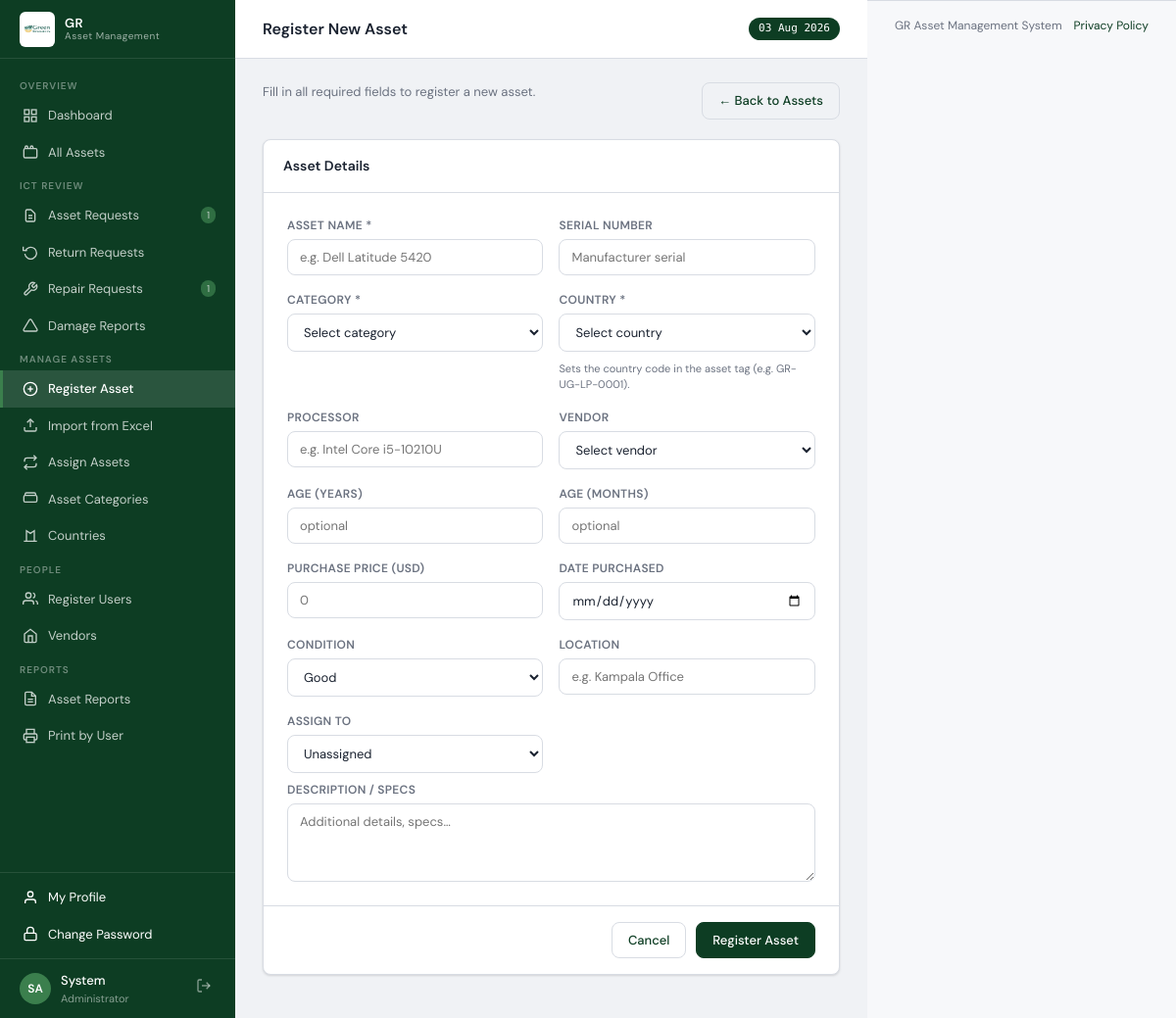
Screenshot of /assets/new (signed in) with the database file from the repository.
### models.py (models this page shows, shortened)
class User(UserMixin, db.Model):
    __tablename__ = 'users'
    id            = db.Column(db.Integer, primary_key=True)
    username      = db.Column(db.String(80),  unique=True, nullable=False)
    password_hash = db.Column(db.String(256), nullable=False)
    name          = db.Column(db.String(150), nullable=False)
    email         = db.Column(db.String(150))
    department    = db.Column(db.String(100))
    project_id    = db.Column(db.Integer, db.ForeignKey('projects.id'))
    role          = db.Column(db.String(20),  nullable=False, default='user')
    status        = db.Column(db.String(20),  nullable=False, default='active')
    force_password_change = db.Column(db.Boolean, nullable=False, default=False)
    created_at    = db.Column(db.DateTime,    default=datetime.utcnow)
    assigned_assets = db.relationship('Asset', foreign_keys='Asset.assigned_to_id',
                                      backref='assigned_user', lazy='dynamic')
    project         = db.relationship('Project', backref='users')
    return_records  = db.relationship('ReturnRecord', backref='user',
                                      foreign_keys='ReturnRecord.user_id', lazy='dynamic')
    @property
    def initials(self):
        p = self.name.split()
        return ''.join(x[0] for x in p[:2]).upper()
    session_token = db.Column(db.String(128), nullable=True)
    last_login_at = db.Column(db.DateTime)
    last_login_ip = db.Column(db.String(100))
    @property
    def role_label(self):
        from models import Role
        role = Role.query.filter_by(name=self.role).first()
        if role:
            return role.label
        return {'admin':'Administrator','finance':'Finance Officer','user':'Staff User'}.get(self.role, self.role)

class Role(db.Model):
    __tablename__ = 'roles'
    id          = db.Column(db.Integer, primary_key=True)
    name        = db.Column(db.String(50), unique=True, nullable=False)
    label       = db.Column(db.String(100), nullable=False)
    description = db.Column(db.Text)
    created_at  = db.Column(db.DateTime, default=datetime.utcnow)

### routes/assets.py (the view, shortened to what this page needs)
@assets_bp.route('/new', methods=['GET', 'POST'])
@login_required
@admin_required
def new():
    categories = AssetCategory.query.order_by(AssetCategory.name).all()
    projects   = Project.query.filter_by(status='active').order_by(Project.name).all()
    vendors    = Vendor.query.order_by(Vendor.name).all()
    users      = User.query.filter_by(status='active').order_by(User.name).all()
    return render_template('assets/form.html',
                           categories=categories, projects=projects,
                           vendors=vendors, users=users,
                           asset=None, title='Register New Asset')

### templates/assets/form.html (shortened to what this page needs)
{% extends 'base.html' %}
{% block page_title %}{{ title }}{% endblock %}
{% block content %}
<div class="page-title">
  <div class="page-title-text"><p>{% if asset %}Edit asset details below.{% else %}Fill in all required fields to register a new asset.{% endif %}</p></div>
  <a href="{{ url_for('assets.index') }}" class="btn btn-outline">← Back to Assets</a>
</div>
<form method="POST">
  <div class="card" style="max-width:900px">
    <div class="card-header"><h2>Asset Details</h2></div>
    <div style="padding:24px">
      <div class="form-grid form-grid-2">
        <div class="form-group"><label>Asset Name *</label><input name="name" value="{{ asset.name if asset else '' }}" placeholder="e.g. Dell Latitude 5420" required></div>
        <div class="form-group"><label>Serial Number</label><input name="serial_number" value="{{ asset.serial_number if asset else '' }}" placeholder="Manufacturer serial"></div>
        <div class="form-group">
          <label>Category *</label>
          <select name="category_id" required>
            <option value="">Select category</option>
          </select>
        </div>
        <div class="form-group">
          <label>Country *</label>
          <select name="project_id" required>
            <option value="">Select country</option>
          </select>
          {% if not asset %}<span style="font-size:11px;color:var(--text-muted);display:block;margin-top:4px">Sets the country code in the asset tag (e.g. GR-UG-LP-0001).</span>{% endif %}
        </div>
        <div class="form-group">
          <label>Processor</label>
          <input name="processor" value="{{ asset.processor if asset else '' }}" placeholder="e.g. Intel Core i5-10210U">
        </div>
        <div class="form-group">
          <label>Vendor</label>
          <select name="vendor_id">
            <option value="">Select vendor</option>
          </select>
        </div>
        <div class="form-group">
          <label>Age (years)</label>
          <input name="age_years" type="number" min="0" value="{{ asset.age_years if asset and asset.age_years is not none else '' }}" placeholder="optional">
        </div>
        <div class="form-group">
          <label>Age (months)</label>
          <input name="age_months" type="number" min="0" max="11" value="{{ asset.age_months if asset and asset.age_months is not none else '' }}" placeholder="optional">
        </div>
        <div class="form-group"><label>Purchase Price (USD)</label><input name="price" type="number" value="{{ asset.price if asset else '' }}" placeholder="0"></div>
        <div class="form-group"><label>Date Purchased</label><input name="date_purchased" type="date" value="{{ asset.date_purchased.isoformat() if asset and asset.date_purchased else '' }}"></div>
        <div class="form-group">
          <label>Condition</label>
          <select name="condition">
            {% for c in ['new','good','fair','poor'] %}<option value="{{ c }}" {% if asset and asset.condition == c %}selected{% elif not asset and c == 'good' %}selected{% endif %}>{{ c|title }}</option>{% endfor %}
          </select>
        </div>
        <div class="form-group"><label>Location</label><input name="location" value="{{ asset.location if asset else '' }}" placeholder="e.g. Kampala Office"></div>
        <div class="form-group">
          <label>Assign To</label>
          <select name="assigned_to_id">
            <option value="">Unassigned</option>
          </select>
        </div>
      </div>
      <div class="form-group mt-2"><label>Description / Specs</label><textarea name="description" placeholder="Additional details, specs…">{{ asset.description if asset else '' }}</textarea></div>
    </div>
    <div style="padding:16px 24px;border-top:1px solid var(--border);display:flex;justify-content:flex-end;gap:10px">
      <a href="{{ url_for('assets.index') }}" class="btn btn-outline">Cancel</a>
      <button type="submit" class="btn btn-primary">{{ 'Save Changes' if asset else 'Register Asset' }}</button>
    </div>
  </div>
</form>
{% endblock %}

### templates/base.html (shortened to what this page needs)
<!DOCTYPE html>
<html lang="en" data-app-build="2026-07-08-staff-portal">
<head>
</head>
<body>
<div id="app">
  <div id="sidebar">
    <div class="sidebar-logo">
      <img src="{{ url_for('static', filename='img/GR.jpg') }}"
           alt="GR Logo"
           style="width:36px;height:36px;object-fit:contain;border-radius:6px;flex-shrink:0;background:#fff;padding:2px;">
      <div class="logo-text">GR<div class="logo-sub">Asset Management</div></div>
    </div>
    <nav class="sidebar-nav">
      <div class="nav-section">Overview</div>
      <a href="{{ url_for('main.dashboard') }}" class="nav-item {% if request.endpoint == 'main.dashboard' %}active{% endif %}">
        <svg viewBox="0 0 24 24" fill="none" stroke="currentColor" stroke-width="2"><rect x="3" y="3" width="7" height="7"/><rect x="14" y="3" width="7" height="7"/><rect x="14" y="14" width="7" height="7"/><rect x="3" y="14" width="7" height="7"/></svg>
        Dashboard
      </a>
      <a href="{{ url_for('assets.index') }}" class="nav-item {% if request.endpoint in ('assets.index', 'assets.detail') %}active{% endif %}">
        <svg viewBox="0 0 24 24" fill="none" stroke="currentColor" stroke-width="2"><rect x="2" y="7" width="20" height="14" rx="2"/><path d="M16 7V5a2 2 0 0 0-4 0v2"/><path d="M8 7V5a2 2 0 0 0-4 0v2"/></svg>
        {% if is_staff_portal %}My Assets{% else %}All Assets{% endif %}
      </a>
      {% if current_user.role in ('admin', 'finance') %}
      <div class="nav-section">ICT Review</div>
      <a href="{% if current_user.role == 'finance' %}{{ url_for('requests.asset_requests', review=1) }}{% else %}{{ url_for('requests.asset_requests') }}{% endif %}" class="nav-item ">
        <svg viewBox="0 0 24 24" fill="none" stroke="currentColor" stroke-width="2"><path d="M9 12h6m-6 4h6m2 5H7a2 2 0 0 1-2-2V5a2 2 0 0 1 2-2h5.586a1 1 0 0 1 .707.293l5.414 5.414a1 1 0 0 1 .293.707V19a2 2 0 0 1-2 2z"/></svg>
        Asset Requests
        {% set pr = pending_asset_requests %}
        {% if pr > 0 %}<span style="background:var(--accent);color:#fff;font-size:10px;padding:1px 6px;border-radius:10px;margin-left:auto">{{ pr }}</span>{% endif %}
      </a>
      <a href="{% if current_user.role == 'finance' %}{{ url_for('requests.return_requests', review=1) }}{% else %}{{ url_for('requests.return_requests') }}{% endif %}" class="nav-item ">
        <svg viewBox="0 0 24 24" fill="none" stroke="currentColor" stroke-width="2"><polyline points="1 4 1 10 7 10"/><path d="M3.51 15a9 9 0 1 0 .49-4"/></svg>
        Return Requests
        {% set rr = pending_return_requests %}
      </a>
      <a href="{% if current_user.role == 'finance' %}{{ url_for('requests.repair_requests', review=1) }}{% else %}{{ url_for('requests.repair_requests') }}{% endif %}" class="nav-item ">
        <svg viewBox="0 0 24 24" fill="none" stroke="currentColor" stroke-width="2"><path d="M14.7 6.3a1 1 0 0 0 0 1.4l1.6 1.6a1 1 0 0 0 1.4 0l3.77-3.77a6 6 0 0 1-7.94 7.94l-6.91 6.91a2.12 2.12 0 0 1-3-3l6.91-6.91a6 6 0 0 1 7.94-7.94l-3.76 3.76z"/></svg>
        Repair Requests
        {% set rpr = pending_repair_requests %}
        {% if rpr > 0 %}<span style="background:var(--accent);color:#fff;font-size:10px;padding:1px 6px;border-radius:10px;margin-left:auto">{{ rpr }}</span>{% endif %}
      </a>
      <a href="{% if current_user.role == 'finance' %}{{ url_for('requests.damage_reports', review=1) }}{% else %}{{ url_for('requests.damage_reports') }}{% endif %}" class="nav-item ">
        <svg viewBox="0 0 24 24" fill="none" stroke="currentColor" stroke-width="2"><path d="M10.29 3.86L1.82 18a2 2 0 0 0 1.71 3h16.94a2 2 0 0 0 1.71-3L13.71 3.86a2 2 0 0 0-3.42 0z"/></svg>
        Damage Reports
        {% set pdr = pending_damage_reports %}
      </a>
      {% endif %}
      {% if current_user.role == 'admin' %}
      <div class="nav-section">Manage Assets</div>
      <a href="{{ url_for('assets.new') }}" class="nav-item {% if request.endpoint == 'assets.new' %}active{% endif %}">
        <svg viewBox="0 0 24 24" fill="none" stroke="currentColor" stroke-width="2"><circle cx="12" cy="12" r="10"/><line x1="12" y1="8" x2="12" y2="16"/><line x1="8" y1="12" x2="16" y2="12"/></svg>
        Register Asset
      </a>
      <a href="{{ url_for('assets.bulk_import') }}" class="nav-item {% if request.endpoint == 'assets.bulk_import' %}active{% endif %}">
        <svg viewBox="0 0 24 24" fill="none" stroke="currentColor" stroke-width="2"><path d="M21 15v4a2 2 0 0 1-2 2H5a2 2 0 0 1-2-2v-4"/><polyline points="17 8 12 3 7 8"/><line x1="12" y1="3" x2="12" y2="15"/></svg>
        Import from Excel
      </a>
      <a href="{{ url_for('assets.assign') }}" class="nav-item {% if 'assets.assign' in (request.endpoint or '') %}active{% endif %}">
        <svg viewBox="0 0 24 24" fill="none" stroke="currentColor" stroke-width="2"><polyline points="17 1 21 5 17 9"/><path d="M3 11V9a4 4 0 0 1 4-4h14"/><polyline points="7 23 3 19 7 15"/><path d="M21 13v2a4 4 0 0 1-4 4H3"/></svg>
        Assign Assets
      </a>
      <a href="{{ url_for('admin.categories') }}" class="nav-item {% if 'admin.categor' in (request.endpoint or '') %}active{% endif %}">
        <svg viewBox="0 0 24 24" fill="none" stroke="currentColor" stroke-width="2"><path d="M20 7H4a2 2 0 0 0-2 2v6c0 1.1.9 2 2 2h16a2 2 0 0 0 2-2V9a2 2 0 0 0-2-2z"/><path d="M4 7V5a2 2 0 0 1 2-2h12a2 2 0 0 1 2 2v2"/></svg>
        Asset Categories
      </a>
      <a href="{{ url_for('admin.countries') }}" class="nav-item {% if 'admin.project' in (request.endpoint or '') or 'admin.countries' in (request.endpoint or '') %}active{% endif %}">
        <svg viewBox="0 0 24 24" fill="none" stroke="currentColor" stroke-width="2"><path d="M2 20h20M6 20V4l6 4 6-4v16"/></svg>
        Countries
      </a>
      <div class="nav-section">People</div>
      <a href="{{ url_for('users.index') }}" class="nav-item {% if 'users.' in (request.endpoint or '') %}active{% endif %}">
        <svg viewBox="0 0 24 24" fill="none" stroke="currentColor" stroke-width="2"><path d="M17 21v-2a4 4 0 0 0-4-4H5a4 4 0 0 0-4 4v2"/><circle cx="9" cy="7" r="4"/><path d="M23 21v-2a4 4 0 0 0-3-3.87"/><path d="M16 3.13a4 4 0 0 1 0 7.75"/></svg>
        Register Users
      </a>
      <a href="{{ url_for('admin.vendors') }}" class="nav-item {% if 'admin.vendor' in (request.endpoint or '') %}active{% endif %}">
        <svg viewBox="0 0 24 24" fill="none" stroke="currentColor" stroke-width="2"><path d="M3 9l9-7 9 7v11a2 2 0 0 1-2 2H5a2 2 0 0 1-2-2z"/><polyline points="9 22 9 12 15 12 15 22"/></svg>
        Vendors
      </a>
      <div class="nav-section">Reports</div>
      <a href="{{ url_for('reports.index') }}" class="nav-item {% if request.endpoint == 'reports.index' %}active{% endif %}">
        <svg viewBox="0 0 24 24" fill="none" stroke="currentColor" stroke-width="2"><path d="M14 2H6a2 2 0 0 0-2 2v16a2 2 0 0 0 2 2h12a2 2 0 0 0 2-2V8z"/><polyline points="14 2 14 8 20 8"/><line x1="16" y1="13" x2="8" y2="13"/><line x1="16" y1="17" x2="8" y2="17"/></svg>
        Asset Reports
      </a>
      <a href="{{ url_for('reports.print_by_user') }}" class="nav-item {% if request.endpoint == 'reports.print_by_user' %}active{% endif %}">
        <svg viewBox="0 0 24 24" fill="none" stroke="currentColor" stroke-width="2"><polyline points="6 9 6 2 18 2 18 9"/><path d="M6 18H4a2 2 0 0 1-2-2v-5a2 2 0 0 1 2-2h16a2 2 0 0 1 2 2v5a2 2 0 0 1-2 2h-2"/><rect x="6" y="14" width="12" height="8"/></svg>
        Print by User
      </a>
      {% endif %}
    </nav>
    <div style="border-top:1px solid rgba(255,255,255,.1);padding:6px 0">
      {% if not is_staff_portal %}
      <a href="{{ url_for('main.profile') }}"
         class="nav-item {% if request.endpoint == 'main.profile' %}active{% endif %}" style="opacity:1">
        <svg viewBox="0 0 24 24" fill="none" stroke="currentColor" stroke-width="2"><path d="M20 21v-2a4 4 0 0 0-4-4H8a4 4 0 0 0-4 4v2"/><circle cx="12" cy="7" r="4"/></svg>
        My Profile
      </a>
      {% endif %}
      <a href="{{ url_for('main.change_password') }}"
         class="nav-item {% if request.endpoint == 'main.change_password' %}active{% endif %}" style="opacity:1">
        <svg viewBox="0 0 24 24" fill="none" stroke="currentColor" stroke-width="2"><rect x="3" y="11" width="18" height="11" rx="2"/><path d="M7 11V7a5 5 0 0 1 10 0v4"/></svg>
        Change Password
      </a>
    </div>
    <div class="sidebar-user">
      <div class="user-avatar">{{ current_user.initials }}</div>
      <div class="user-info">
        <div class="uname">{{ current_user.name.split()[0] }}</div>
        <div class="urole">{{ current_user.role_label }}</div>
      </div>
      <a href="{{ url_for('auth.logout') }}" class="btn-logout" title="Sign out">
        <svg viewBox="0 0 24 24" fill="none" stroke="currentColor" stroke-width="2" width="16" height="16"><path d="M9 21H5a2 2 0 0 1-2-2V5a2 2 0 0 1 2-2h4"/><polyline points="16 17 21 12 16 7"/><line x1="21" y1="12" x2="9" y2="12"/></svg>
      </a>
    </div>
  </div>
  <div id="main">
    <div id="topbar">
      <h1>{% block page_title %}Dashboard{% endblock %}</h1>
      <span class="topbar-badge">{{ now.strftime('%d %b %Y') }}</span>
    </div>
    <div id="content">
      {% block content %}{% endblock %}
    </div>
  </div>
  <footer style="padding:16px 28px; background:var(--surface2); border-top:1px solid var(--border); font-size:12px; color:var(--text-muted);">
    <div style="display:flex;flex-wrap:wrap;gap:12px;justify-content:space-between; align-items:center;">
      <span>GR Asset Management System</span>
      <a href="{{ privacy_policy_url }}" style="color:var(--primary);text-decoration:none;">Privacy Policy</a>
    </div>
  </footer>
</div>
</body>
</html>

### rows the page displays
User: initials "SA", name "System", role_label "Administrator"

### other values shown
{{ pr }} "1"
{{ rpr }} "1"
{{ title }} "Register New Asset"
{{ now.strftime('%d %b %Y') }} "03 Aug 2026"
{{ 'Save Changes' if asset else 'Register Asset' }} "Register Asset"
form field condition "Good"
